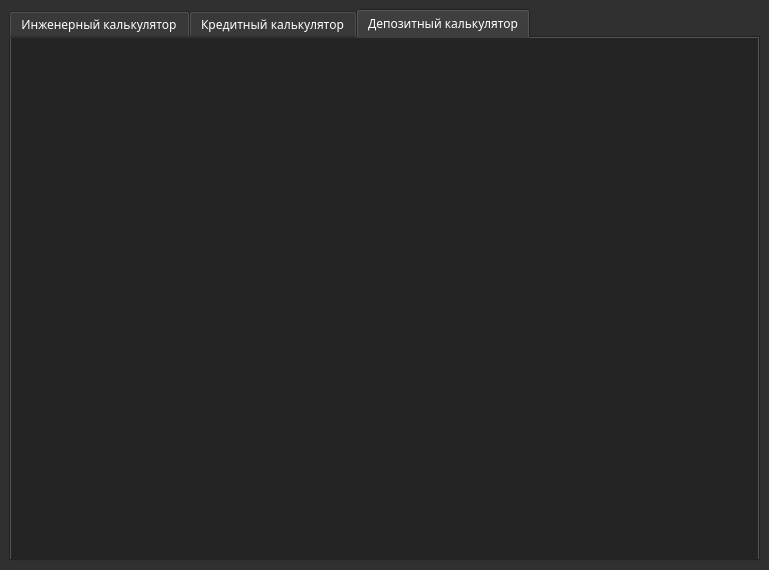
<?xml version="1.0" encoding="UTF-8"?>
<ui version="4.0">
    <class>MainView</class>
    <widget class="QMainWindow" name="MainView">
        <property name="geometry">
            <rect>
                <x>0</x>
                <y>0</y>
                <width>769</width>
                <height>570</height>
            </rect>
        </property>
        <property name="sizePolicy">
            <sizepolicy hsizetype="Preferred" vsizetype="Preferred">
                <horstretch>0</horstretch>
                <verstretch>0</verstretch>
            </sizepolicy>
        </property>
        <property name="windowTitle">
            <string>SmartCalc v2.0</string>
        </property>
        <property name="styleSheet">
            <string notr="true">QMainWindow {
                color: rgb(255,255,255)
                }</string>
        </property>
        <property name="animated">
            <bool>false</bool>
        </property>
        <property name="tabShape">
            <enum>QTabWidget::Rounded</enum>
        </property>
        <widget class="QWidget" name="centralwidget">
            <property name="styleSheet">
                <string notr="true">QWidget {
                    background-color: rgb(48, 48, 48);
                    color:rgb(255, 255, 255);
                    }</string>
            </property>
            <layout class="QVBoxLayout" name="verticalLayout">
                <item>
                    <widget class="QTabWidget" name="tabWidget">
                        <property name="minimumSize">
                            <size>
                                <width>750</width>
                                <height>0</height>
                            </size>
                        </property>
                        <property name="palette">
                            <palette>
                                <active>
                                    <colorrole role="WindowText">
                                        <brush brushstyle="SolidPattern">
                                            <color alpha="255">
                                                <red>255</red>
                                                <green>255</green>
                                                <blue>255</blue>
                                            </color>
                                        </brush>
                                    </colorrole>
                                    <colorrole role="Button">
                                        <brush brushstyle="SolidPattern">
                                            <color alpha="255">
                                                <red>48</red>
                                                <green>48</green>
                                                <blue>48</blue>
                                            </color>
                                        </brush>
                                    </colorrole>
                                    <colorrole role="Text">
                                        <brush brushstyle="SolidPattern">
                                            <color alpha="255">
                                                <red>255</red>
                                                <green>255</green>
                                                <blue>255</blue>
                                            </color>
                                        </brush>
                                    </colorrole>
                                    <colorrole role="ButtonText">
                                        <brush brushstyle="SolidPattern">
                                            <color alpha="255">
                                                <red>255</red>
                                                <green>255</green>
                                                <blue>255</blue>
                                            </color>
                                        </brush>
                                    </colorrole>
                                    <colorrole role="Base">
                                        <brush brushstyle="SolidPattern">
                                            <color alpha="255">
                                                <red>48</red>
                                                <green>48</green>
                                                <blue>48</blue>
                                            </color>
                                        </brush>
                                    </colorrole>
                                    <colorrole role="Window">
                                        <brush brushstyle="SolidPattern">
                                            <color alpha="255">
                                                <red>48</red>
                                                <green>48</green>
                                                <blue>48</blue>
                                            </color>
                                        </brush>
                                    </colorrole>
                                    <colorrole role="PlaceholderText">
                                        <brush brushstyle="SolidPattern">
                                            <color alpha="128">
                                                <red>255</red>
                                                <green>255</green>
                                                <blue>255</blue>
                                            </color>
                                        </brush>
                                    </colorrole>
                                </active>
                                <inactive>
                                    <colorrole role="WindowText">
                                        <brush brushstyle="SolidPattern">
                                            <color alpha="255">
                                                <red>255</red>
                                                <green>255</green>
                                                <blue>255</blue>
                                            </color>
                                        </brush>
                                    </colorrole>
                                    <colorrole role="Button">
                                        <brush brushstyle="SolidPattern">
                                            <color alpha="255">
                                                <red>48</red>
                                                <green>48</green>
                                                <blue>48</blue>
                                            </color>
                                        </brush>
                                    </colorrole>
                                    <colorrole role="Text">
                                        <brush brushstyle="SolidPattern">
                                            <color alpha="255">
                                                <red>255</red>
                                                <green>255</green>
                                                <blue>255</blue>
                                            </color>
                                        </brush>
                                    </colorrole>
                                    <colorrole role="ButtonText">
                                        <brush brushstyle="SolidPattern">
                                            <color alpha="255">
                                                <red>255</red>
                                                <green>255</green>
                                                <blue>255</blue>
                                            </color>
                                        </brush>
                                    </colorrole>
                                    <colorrole role="Base">
                                        <brush brushstyle="SolidPattern">
                                            <color alpha="255">
                                                <red>48</red>
                                                <green>48</green>
                                                <blue>48</blue>
                                            </color>
                                        </brush>
                                    </colorrole>
                                    <colorrole role="Window">
                                        <brush brushstyle="SolidPattern">
                                            <color alpha="255">
                                                <red>48</red>
                                                <green>48</green>
                                                <blue>48</blue>
                                            </color>
                                        </brush>
                                    </colorrole>
                                    <colorrole role="PlaceholderText">
                                        <brush brushstyle="SolidPattern">
                                            <color alpha="128">
                                                <red>255</red>
                                                <green>255</green>
                                                <blue>255</blue>
                                            </color>
                                        </brush>
                                    </colorrole>
                                </inactive>
                                <disabled>
                                    <colorrole role="WindowText">
                                        <brush brushstyle="SolidPattern">
                                            <color alpha="255">
                                                <red>255</red>
                                                <green>255</green>
                                                <blue>255</blue>
                                            </color>
                                        </brush>
                                    </colorrole>
                                    <colorrole role="Button">
                                        <brush brushstyle="SolidPattern">
                                            <color alpha="255">
                                                <red>48</red>
                                                <green>48</green>
                                                <blue>48</blue>
                                            </color>
                                        </brush>
                                    </colorrole>
                                    <colorrole role="Text">
                                        <brush brushstyle="SolidPattern">
                                            <color alpha="255">
                                                <red>255</red>
                                                <green>255</green>
                                                <blue>255</blue>
                                            </color>
                                        </brush>
                                    </colorrole>
                                    <colorrole role="ButtonText">
                                        <brush brushstyle="SolidPattern">
                                            <color alpha="255">
                                                <red>255</red>
                                                <green>255</green>
                                                <blue>255</blue>
                                            </color>
                                        </brush>
                                    </colorrole>
                                    <colorrole role="Base">
                                        <brush brushstyle="SolidPattern">
                                            <color alpha="255">
                                                <red>48</red>
                                                <green>48</green>
                                                <blue>48</blue>
                                            </color>
                                        </brush>
                                    </colorrole>
                                    <colorrole role="Window">
                                        <brush brushstyle="SolidPattern">
                                            <color alpha="255">
                                                <red>48</red>
                                                <green>48</green>
                                                <blue>48</blue>
                                            </color>
                                        </brush>
                                    </colorrole>
                                    <colorrole role="PlaceholderText">
                                        <brush brushstyle="SolidPattern">
                                            <color alpha="128">
                                                <red>255</red>
                                                <green>255</green>
                                                <blue>255</blue>
                                            </color>
                                        </brush>
                                    </colorrole>
                                </disabled>
                            </palette>
                        </property>
                        <property name="font">
                            <font>
                                <family>Cascadia Code PL Light</family>
                                <italic>false</italic>
                                <bold>false</bold>
                                <underline>false</underline>
                                <strikeout>false</strikeout>
                            </font>
                        </property>
                        <property name="mouseTracking">
                            <bool>true</bool>
                        </property>
                        <property name="contextMenuPolicy">
                            <enum>Qt::NoContextMenu</enum>
                        </property>
                        <property name="styleSheet">
                            <string notr="true">QTabWidget::tab {
                                color: red;
                                }</string>
                        </property>
                        <property name="tabPosition">
                            <enum>QTabWidget::North</enum>
                        </property>
                        <property name="tabShape">
                            <enum>QTabWidget::Rounded</enum>
                        </property>
                        <property name="currentIndex">
                            <number>2</number>
                        </property>
                        <property name="usesScrollButtons">
                            <bool>true</bool>
                        </property>
                        <property name="documentMode">
                            <bool>false</bool>
                        </property>
                        <property name="tabsClosable">
                            <bool>false</bool>
                        </property>
                        <property name="movable">
                            <bool>false</bool>
                        </property>
                        <property name="tabBarAutoHide">
                            <bool>false</bool>
                        </property>
                        <widget class="QWidget" name="tab_1">
                            <property name="styleSheet">
                                <string notr="true">QWidget {
                                    background-color:rgb(36, 36, 36);
                                    color:rgb(255, 255, 255)
                                    }</string>
                            </property>
                            <attribute name="title">
                                <string>Инженерный калькулятор</string>
                            </attribute>
                            <layout class="QVBoxLayout" name="verticalLayout_6"/>
                        </widget>
                        <widget class="QWidget" name="tab_2">
                            <property name="styleSheet">
                                <string notr="true">QWidget {
                                    background-color:rgb(36, 36, 36);
                                    }</string>
                            </property>
                            <attribute name="title">
                                <string>Кредитный калькулятор</string>
                            </attribute>
                            <layout class="QVBoxLayout" name="verticalLayout_7"/>
                        </widget>
                        <widget class="QWidget" name="tab_3">
                            <property name="styleSheet">
                                <string notr="true">QWidget {
                                    background-color:rgb(36, 36, 36);
                                    }</string>
                            </property>
                            <attribute name="title">
                                <string>Депозитный калькулятор</string>
                            </attribute>
                            <layout class="QVBoxLayout" name="verticalLayout_8"/>
                        </widget>
                    </widget>
                </item>
            </layout>
        </widget>
    </widget>
    <resources/>
    <connections/>
</ui>
